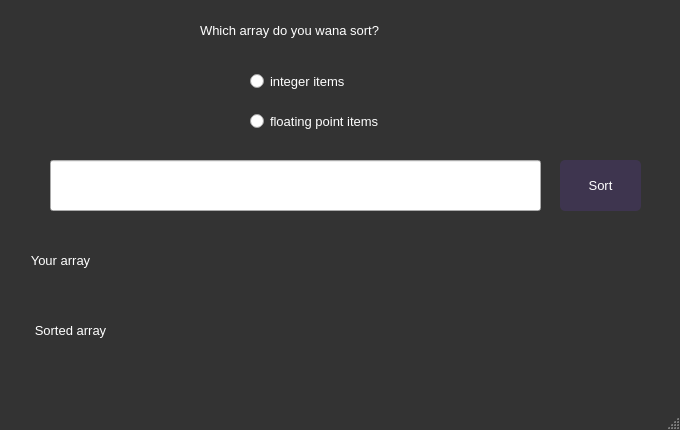
<?xml version="1.0" encoding="UTF-8"?>
<ui version="4.0">
 <class>MainWindow</class>
 <widget class="QMainWindow" name="MainWindow">
  <property name="geometry">
   <rect>
    <x>0</x>
    <y>0</y>
    <width>680</width>
    <height>430</height>
   </rect>
  </property>
  <property name="sizePolicy">
   <sizepolicy hsizetype="Fixed" vsizetype="Fixed">
    <horstretch>0</horstretch>
    <verstretch>0</verstretch>
   </sizepolicy>
  </property>
  <property name="minimumSize">
   <size>
    <width>680</width>
    <height>430</height>
   </size>
  </property>
  <property name="maximumSize">
   <size>
    <width>680</width>
    <height>430</height>
   </size>
  </property>
  <property name="windowTitle">
   <string>MainWindow</string>
  </property>
  <property name="styleSheet">
   <string notr="true">QMainWindow{
background: rgb(51, 51, 51);
}</string>
  </property>
  <widget class="QWidget" name="centralwidget">
   <widget class="QLabel" name="label">
    <property name="geometry">
     <rect>
      <x>200</x>
      <y>10</y>
      <width>241</width>
      <height>41</height>
     </rect>
    </property>
    <property name="font">
     <font>
      <pointsize>10</pointsize>
     </font>
    </property>
    <property name="styleSheet">
     <string notr="true">QLabel{
color:#fff;
}</string>
    </property>
    <property name="text">
     <string>Which array do you wana sort?</string>
    </property>
   </widget>
   <widget class="QRadioButton" name="intRadBut">
    <property name="geometry">
     <rect>
      <x>250</x>
      <y>70</y>
      <width>131</width>
      <height>22</height>
     </rect>
    </property>
    <property name="font">
     <font>
      <pointsize>10</pointsize>
     </font>
    </property>
    <property name="styleSheet">
     <string notr="true">QRadioButton{
color: #fff;
}</string>
    </property>
    <property name="text">
     <string>integer items</string>
    </property>
   </widget>
   <widget class="QRadioButton" name="dblRadBut">
    <property name="geometry">
     <rect>
      <x>250</x>
      <y>110</y>
      <width>181</width>
      <height>22</height>
     </rect>
    </property>
    <property name="font">
     <font>
      <pointsize>10</pointsize>
     </font>
    </property>
    <property name="styleSheet">
     <string notr="true">QRadioButton{
color: #fff;
}</string>
    </property>
    <property name="text">
     <string>floating point items</string>
    </property>
   </widget>
   <widget class="QLineEdit" name="lineEdit">
    <property name="geometry">
     <rect>
      <x>50</x>
      <y>160</y>
      <width>491</width>
      <height>51</height>
     </rect>
    </property>
    <property name="font">
     <font>
      <pointsize>10</pointsize>
     </font>
    </property>
   </widget>
   <widget class="QPushButton" name="sortBut">
    <property name="geometry">
     <rect>
      <x>560</x>
      <y>160</y>
      <width>81</width>
      <height>51</height>
     </rect>
    </property>
    <property name="font">
     <font>
      <pointsize>10</pointsize>
     </font>
    </property>
    <property name="styleSheet">
     <string notr="true">QPushButton{
	border-radius: 5px;
	background-color: rgb(62, 53, 79);
	color:#fff; 
}
QPushButton:pressed {
	background-color: rgb(113, 120, 189) ;
}</string>
    </property>
    <property name="text">
     <string>Sort</string>
    </property>
   </widget>
   <widget class="QLabel" name="label_2">
    <property name="geometry">
     <rect>
      <x>130</x>
      <y>230</y>
      <width>541</width>
      <height>61</height>
     </rect>
    </property>
    <property name="font">
     <font>
      <pointsize>10</pointsize>
     </font>
    </property>
    <property name="styleSheet">
     <string notr="true">QLabel{
color:#fff;
}</string>
    </property>
    <property name="text">
     <string/>
    </property>
    <property name="alignment">
     <set>Qt::AlignCenter</set>
    </property>
   </widget>
   <widget class="QLabel" name="label_3">
    <property name="geometry">
     <rect>
      <x>10</x>
      <y>230</y>
      <width>101</width>
      <height>61</height>
     </rect>
    </property>
    <property name="font">
     <font>
      <pointsize>10</pointsize>
     </font>
    </property>
    <property name="styleSheet">
     <string notr="true">QLabel{
color:#fff;
}</string>
    </property>
    <property name="text">
     <string>Your array</string>
    </property>
    <property name="alignment">
     <set>Qt::AlignCenter</set>
    </property>
   </widget>
   <widget class="QLabel" name="label_4">
    <property name="geometry">
     <rect>
      <x>20</x>
      <y>300</y>
      <width>101</width>
      <height>61</height>
     </rect>
    </property>
    <property name="font">
     <font>
      <pointsize>10</pointsize>
     </font>
    </property>
    <property name="styleSheet">
     <string notr="true">QLabel{
color:#fff;
}</string>
    </property>
    <property name="text">
     <string>Sorted array</string>
    </property>
    <property name="alignment">
     <set>Qt::AlignCenter</set>
    </property>
   </widget>
   <widget class="QLabel" name="sorted">
    <property name="geometry">
     <rect>
      <x>130</x>
      <y>300</y>
      <width>541</width>
      <height>61</height>
     </rect>
    </property>
    <property name="font">
     <font>
      <pointsize>10</pointsize>
     </font>
    </property>
    <property name="styleSheet">
     <string notr="true">QLabel{
color:#fff;
}</string>
    </property>
    <property name="text">
     <string/>
    </property>
    <property name="alignment">
     <set>Qt::AlignCenter</set>
    </property>
   </widget>
  </widget>
  <widget class="QMenuBar" name="menubar">
   <property name="geometry">
    <rect>
     <x>0</x>
     <y>0</y>
     <width>680</width>
     <height>25</height>
    </rect>
   </property>
  </widget>
  <widget class="QStatusBar" name="statusbar"/>
 </widget>
 <resources/>
 <connections/>
</ui>
